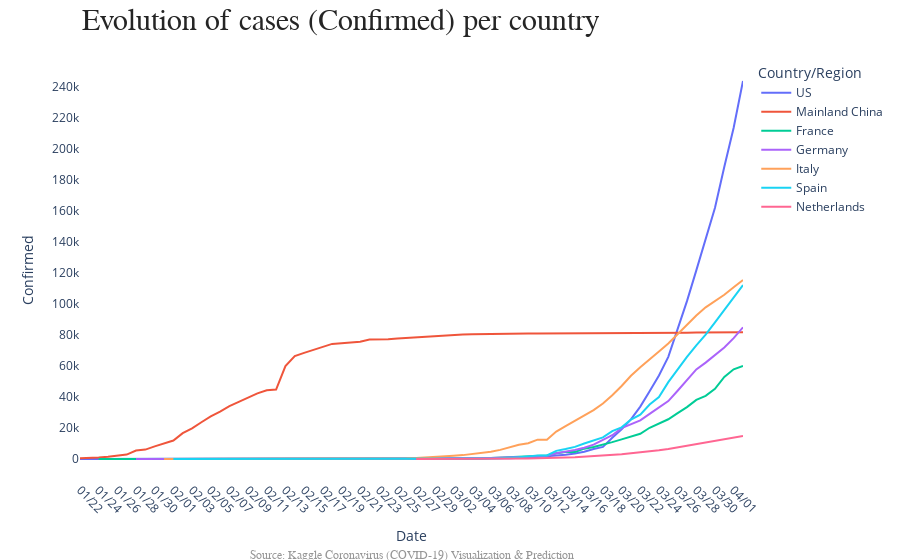

The notebook cell saved with this chart:
### Code cell
countries_list = list(time['Country/Region'].unique())
countries_list.sort()
@widgets.interact(
    num_dates = (1, time['Date'].nunique()),
    countries = widgets.SelectMultiple(
        options=countries_list,
        value=['Netherlands', 'US', 'France', 'Spain', 'Mainland China', 'Italy', 'Germany'],
        #rows=10,
        description='Countries',
        disabled=False
    ),
    data = widgets.Dropdown(
        options=['Confirmed', 'Deaths', 'Recovered'],
        value='Confirmed',
        description='Data:',
        disabled=False,
    ),
    from_date = widgets.DatePicker(
        description='From',
        disabled=False
    ),
    to_date = widgets.DatePicker(
        description='To',
        disabled=False
    ),
)

def chart(data, countries, from_date, to_date, num_dates):
    df = time
    if len(list(countries)) > 0:
        df = df[df['Country/Region'].isin(countries)]

    if from_date is not None and from_date.strftime('%m/%d/%Y') < df['Date Long'].max():
        df = df[df['Date Long'] >= from_date.strftime('%m/%d/%Y')]

    if to_date is not None and to_date.strftime('%m/%d/%Y') > df['Date Long'].min():
        df = df[df['Date Long'] <= to_date.strftime('%m/%d/%Y')]

    fig = px.line(
        df, 
        x="Date",
        y=data,
        color="Country/Region",
    )
    
    annotations = []
    #Source Part
    annotations.append(
        dict(
            xref='paper', 
            yref='paper', 
            x=0.5, 
            y=-0.16,
            xanchor='center', 
            yanchor='top',
            text='Source: Kaggle Coronavirus (COVID-19) Visualization & Prediction',
            font=dict(
                family='Arial',
                size=12,
                color='rgb(150,150,150)'
            ),
            showarrow=False
        )
    )
    
    # Title Part
    annotations.append(
        dict(
            xref='paper', 
            yref='paper', 
            x=0.0, 
            y=1.05,
            xanchor='left', 
            yanchor='bottom',
            text=f'Evolution of cases ({data}) per country',
            font=dict(family='Arial',
                size=30,
                color='rgb(37,37,37)'
             ),
             showarrow=False
        )
    )
    
    fig.update_layout(
        xaxis=dict(
            nticks=num_dates,
            showticklabels=True,
            tickangle=45,
        ),
        yaxis=dict(
            nticks=20,
        ),
        plot_bgcolor='white',
        annotations = annotations
    )
    fig.show()

### Figure 1 — Plotly figure (JSON) as saved in the notebook; plotly's stock layout.template omitted (floating-point values rounded to 4 significant figures)
{"data": [{"hoverlabel": {"namelength": 0}, "hovertemplate": "Country/Region=US<br>Date=%{x}<br>Confirmed=%{y}", "legendgroup": "US", "line": {"color": "#636efa", "dash": "solid"}, "mode": "lines", "name": "US", "showlegend": true, "type": "scatter", "x": ["01/22", "01/23", "01/24", "01/25", "01/26", "01/27", "01/28", "01/29", "01/30", "01/31", "02/01", "02/02", "02/03", "02/04", "02/05", "02/06", "02/07", "02/08", "02/09", "02/10", "02/11", "02/12", "02/13", "02/14", "02/15", "02/16", "02/17", "02/18", "02/19", "02/20", "02/21", "02/22", "02/23", "02/24", "02/25", "02/26", "02/27", "02/28", "02/29", "03/01", "03/02", "03/03", "03/04", "03/05", "03/06", "03/07", "03/08", "03/09", "03/10", "03/11", "03/12", "03/13", "03/14", "03/15", "03/16", "03/17", "03/18", "03/19", "03/20", "03/21", "03/22", "03/23", "03/24", "03/25", "03/26", "03/27", "03/28", "03/29", "03/30", "03/31", "04/01", "04/02"], "xaxis": "x", "y": [1, 1, 2, 2, 5, 5, 5, 5, 5, 6, 8, 8, 11, 11, 12, 12, 12, 12, 12, 12, 13, 13, 15, 15, 15, 15, 15, 15, 15, 15, 35, 35, 35, 53, 53, 59, 60, 62, 70, 76, 101, 122, 153, 221, 278, 417, 537, 605, 959, 1281, 1663, 2179, 2726, 3499, 4632, 6421, 7786, 13680, 19101, 25493, 33746, 43667, 53740, 65778, 83836, 101657, 121478, 140886, 161807, 188172, 213372, 243453], "yaxis": "y"}, {"hoverlabel": {"namelength": 0}, "hovertemplate": "Country/Region=Mainland China<br>Date=%{x}<br>Confirmed=%{y}", "legendgroup": "Mainland China", "line": {"color": "#EF553B", "dash": "solid"}, "mode": "lines", "name": "Mainland China", "showlegend": true, "type": "scatter", "x": ["01/22", "01/23", "01/24", "01/25", "01/26", "01/27", "01/28", "01/29", "01/30", "01/31", "02/01", "02/02", "02/03", "02/04", "02/05", "02/06", "02/07", "02/08", "02/09", "02/10", "02/11", "02/12", "02/13", "02/14", "02/15", "02/16", "02/17", "02/18", "02/19", "02/20", "02/21", "02/22", "02/23", "02/24", "02/25", "02/26", "02/27", "02/28", "02/29", "03/01", "03/02", "03/03", "03/04", "03/05", "03/06", "03/07", "03/08", "03/09", "03/10", "03/11", "03/12", "03/13", "03/14", "03/15", "03/16", "03/17", "03/18", "03/19", "03/20", "03/21", "03/22", "03/23", "03/24", "03/25", "03/26", "03/27", "03/28", "03/29", "03/30", "03/31", "04/01", "04/02"], "xaxis": "x", "y": [547, 639, 916, 1399, 2062, 2863, 5494, 6070, 8124, 9783, 11871, 16607, 19693, 23680, 27409, 30553, 34075, 36778, 39790, 42306, 44327, 44699, 59832, 66292, 68347, 70446, 72364, 74139, 74546, 74999, 75472, 76922, 76938, 77152, 77660, 78065, 78498, 78824, 79251, 79826, 80026, 80151, 80271, 80422, 80573, 80652, 80699, 80735, 80757, 80785, 80793, 80801, 80827, 80848, 80867, 80884, 80906, 80931, 80977, 81014, 81060, 81116, 81180, 81221, 81298, 81345, 81401, 81444, 81478, 81524, 81555, 81589], "yaxis": "y"}, {"hoverlabel": {"namelength": 0}, "hovertemplate": "Country/Region=France<br>Date=%{x}<br>Confirmed=%{y}", "legendgroup": "France", "line": {"color": "#00cc96", "dash": "solid"}, "mode": "lines", "name": "France", "showlegend": true, "type": "scatter", "x": ["01/24", "01/25", "01/26", "01/27", "01/28", "01/29", "01/30", "01/31", "02/01", "02/02", "02/03", "02/04", "02/05", "02/06", "02/07", "02/08", "02/09", "02/10", "02/11", "02/12", "02/13", "02/14", "02/15", "02/16", "02/17", "02/18", "02/19", "02/20", "02/21", "02/22", "02/23", "02/24", "02/25", "02/26", "02/27", "02/28", "02/29", "03/01", "03/02", "03/03", "03/04", "03/05", "03/06", "03/07", "03/08", "03/09", "03/10", "03/11", "03/12", "03/13", "03/14", "03/15", "03/16", "03/17", "03/18", "03/19", "03/20", "03/21", "03/22", "03/23", "03/24", "03/25", "03/26", "03/27", "03/28", "03/29", "03/30", "03/31", "04/01", "04/02"], "xaxis": "x", "y": [2, 3, 3, 3, 4, 5, 5, 5, 6, 6, 6, 6, 6, 6, 6, 11, 11, 11, 11, 11, 11, 11, 12, 12, 12, 12, 12, 12, 12, 12, 12, 12, 14, 18, 38, 57, 100, 130, 191, 204, 285, 377, 653, 949, 1126, 1209, 1784, 2284, 2284, 3667, 4480, 4513, 6650, 7683, 9052, 10886, 12632, 14308, 16214, 20123, 22622, 25600, 29551, 33402, 38105, 40708, 45170, 52827, 57749, 59929], "yaxis": "y"}, {"hoverlabel": {"namelength": 0}, "hovertemplate": "Country/Region=Germany<br>Date=%{x}<br>Confirmed=%{y}", "legendgroup": "Germany", "line": {"color": "#ab63fa", "dash": "solid"}, "mode": "lines", "name": "Germany", "showlegend": true, "type": "scatter", "x": ["01/28", "01/29", "01/30", "01/31", "02/01", "02/02", "02/03", "02/04", "02/05", "02/06", "02/07", "02/08", "02/09", "02/10", "02/11", "02/12", "02/13", "02/14", "02/15", "02/16", "02/17", "02/18", "02/19", "02/20", "02/21", "02/22", "02/23", "02/24", "02/25", "02/26", "02/27", "02/28", "02/29", "03/01", "03/02", "03/03", "03/04", "03/05", "03/06", "03/07", "03/08", "03/09", "03/10", "03/11", "03/12", "03/13", "03/14", "03/15", "03/16", "03/17", "03/18", "03/19", "03/20", "03/21", "03/22", "03/23", "03/24", "03/25", "03/26", "03/27", "03/28", "03/29", "03/30", "03/31", "04/01", "04/02"], "xaxis": "x", "y": [4, 4, 4, 5, 8, 10, 12, 12, 12, 12, 13, 13, 14, 14, 16, 16, 16, 16, 16, 16, 16, 16, 16, 16, 16, 16, 16, 16, 17, 27, 46, 48, 79, 130, 159, 196, 262, 482, 670, 799, 1040, 1176, 1457, 1908, 2078, 3675, 4585, 5795, 7272, 9257, 12327, 15320, 19848, 22213, 24873, 29056, 32986, 37323, 43938, 50871, 57695, 62095, 66885, 71808, 77872, 84794], "yaxis": "y"}, {"hoverlabel": {"namelength": 0}, "hovertemplate": "Country/Region=Italy<br>Date=%{x}<br>Confirmed=%{y}", "legendgroup": "Italy", "line": {"color": "#FFA15A", "dash": "solid"}, "mode": "lines", "name": "Italy", "showlegend": true, "type": "scatter", "x": ["01/31", "02/01", "02/02", "02/03", "02/04", "02/05", "02/06", "02/07", "02/08", "02/09", "02/10", "02/11", "02/12", "02/13", "02/14", "02/15", "02/16", "02/17", "02/18", "02/19", "02/20", "02/21", "02/22", "02/23", "02/24", "02/25", "02/26", "02/27", "02/28", "02/29", "03/01", "03/02", "03/03", "03/04", "03/05", "03/06", "03/07", "03/08", "03/09", "03/10", "03/11", "03/12", "03/13", "03/14", "03/15", "03/16", "03/17", "03/18", "03/19", "03/20", "03/21", "03/22", "03/23", "03/24", "03/25", "03/26", "03/27", "03/28", "03/29", "03/30", "03/31", "04/01", "04/02"], "xaxis": "x", "y": [2, 2, 2, 2, 2, 2, 2, 3, 3, 3, 3, 3, 3, 3, 3, 3, 3, 3, 3, 3, 3, 20, 62, 155, 229, 322, 453, 655, 888, 1128, 1694, 2036, 2502, 3089, 3858, 4636, 5883, 7375, 9172, 10149, 12462, 12462, 17660, 21157, 24747, 27980, 31506, 35713, 41035, 47021, 53578, 59138, 63927, 69176, 74386, 80589, 86498, 92472, 97689, 101739, 105792, 110574, 115242], "yaxis": "y"}, {"hoverlabel": {"namelength": 0}, "hovertemplate": "Country/Region=Spain<br>Date=%{x}<br>Confirmed=%{y}", "legendgroup": "Spain", "line": {"color": "#19d3f3", "dash": "solid"}, "mode": "lines", "name": "Spain", "showlegend": true, "type": "scatter", "x": ["02/01", "02/02", "02/03", "02/04", "02/05", "02/06", "02/07", "02/08", "02/09", "02/10", "02/11", "02/12", "02/13", "02/14", "02/15", "02/16", "02/17", "02/18", "02/19", "02/20", "02/21", "02/22", "02/23", "02/24", "02/25", "02/26", "02/27", "02/28", "02/29", "03/01", "03/02", "03/03", "03/04", "03/05", "03/06", "03/07", "03/08", "03/09", "03/10", "03/11", "03/12", "03/13", "03/14", "03/15", "03/16", "03/17", "03/18", "03/19", "03/20", "03/21", "03/22", "03/23", "03/24", "03/25", "03/26", "03/27", "03/28", "03/29", "03/30", "03/31", "04/01", "04/02"], "xaxis": "x", "y": [1, 1, 1, 1, 1, 1, 1, 1, 2, 2, 2, 2, 2, 2, 2, 2, 2, 2, 2, 2, 2, 2, 2, 2, 6, 13, 15, 32, 45, 84, 120, 165, 222, 259, 400, 500, 673, 1073, 1695, 2277, 2277, 5232, 6391, 7798, 9942, 11748, 13910, 17963, 20410, 25374, 28603, 35136, 39885, 49515, 57786, 65719, 73235, 80110, 87956, 95923, 104118, 112065], "yaxis": "y"}, {"hoverlabel": {"namelength": 0}, "hovertemplate": "Country/Region=Netherlands<br>Date=%{x}<br>Confirmed=%{y}", "legendgroup": "Netherlands", "line": {"color": "#FF6692", "dash": "solid"}, "mode": "lines", "name": "Netherlands", "showlegend": true, "type": "scatter", "x": ["02/27", "02/28", "02/29", "03/01", "03/02", "03/03", "03/04", "03/05", "03/06", "03/07", "03/08", "03/09", "03/10", "03/11", "03/12", "03/13", "03/14", "03/15", "03/16", "03/17", "03/18", "03/19", "03/20", "03/21", "03/22", "03/23", "03/24", "03/25", "03/26", "03/27", "03/28", "03/29", "03/30", "03/31", "04/01", "04/02"], "xaxis": "x", "y": [1, 1, 6, 10, 18, 24, 38, 82, 128, 188, 265, 321, 382, 503, 503, 804, 959, 1135, 1414, 1708, 2056, 2465, 3003, 3640, 4217, 4764, 5580, 6438, 7468, 8647, 9819, 10930, 11817, 12667, 13696, 14788], "yaxis": "y"}], "layout": {"annotations": [{"font": {"color": "rgb(150,150,150)", "family": "Arial", "size": 12}, "showarrow": false, "text": "Source: Kaggle Coronavirus (COVID-19) Visualization & Prediction", "x": 0.5, "xanchor": "center", "xref": "paper", "y": -0.16, "yanchor": "top", "yref": "paper"}, {"font": {"color": "rgb(37,37,37)", "family": "Arial", "size": 30}, "showarrow": false, "text": "Evolution of cases (Confirmed) per country", "x": 0, "xanchor": "left", "xref": "paper", "y": 1.05, "yanchor": "bottom", "yref": "paper"}], "legend": {"title": {"text": "Country/Region"}, "tracegroupgap": 0}, "margin": {"t": 60}, "plot_bgcolor": "white", "xaxis": {"anchor": "y", "domain": [0, 1], "nticks": 36, "showticklabels": true, "tickangle": 45, "title": {"text": "Date"}}, "yaxis": {"anchor": "x", "domain": [0, 1], "nticks": 20, "title": {"text": "Confirmed"}}}}
